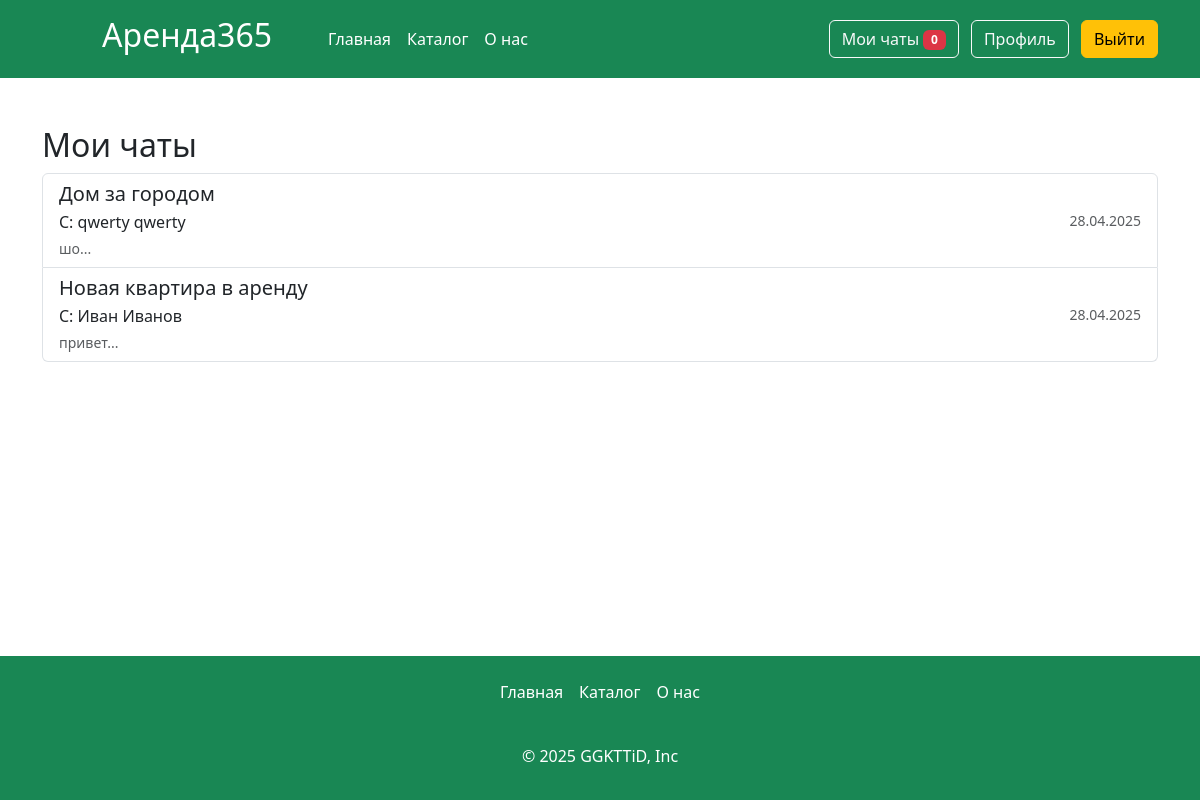
The app's page /my_chats (signed in), older data.
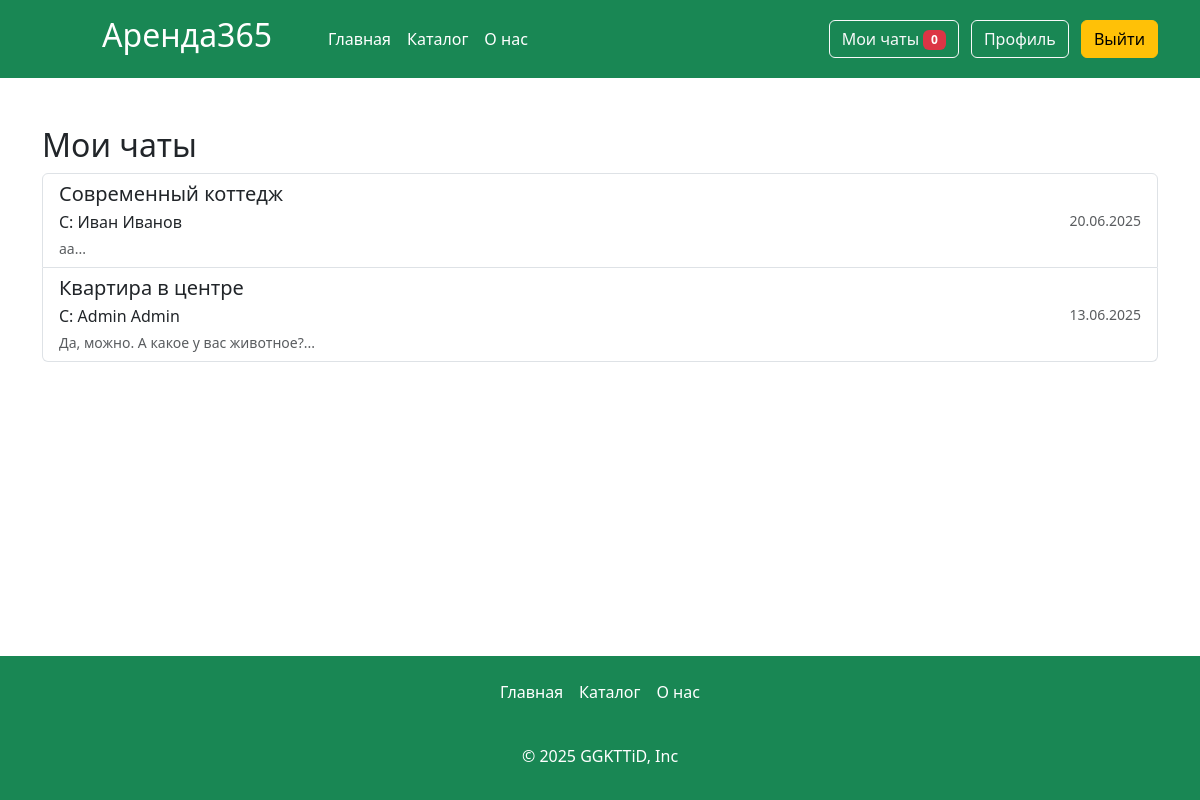
The same page, newer data.
### app.py (models this page shows, shortened)
class Articles(db.Model):
    id = db.Column(db.Integer,primary_key=True)
    title = db.Column(db.String(100))
    text = db.Column(db.Text)
    image_name = db.Column(db.String(100))
    category = db.Column(db.String(100))
    price = db.Column(db.Integer)
    floor = db.Column(db.Integer)
    entrance = db.Column(db.Integer)
    type_app = db.Column(db.String(100))
    address= db.Column(db.String(100))
    count_rooms = db.Column(db.Integer)
    hide = db.Column(db.Boolean, default=True)
    created_at = db.Column(db.DateTime, default=datetime.now)
    id_user = db.Column(db.Integer, db.ForeignKey('users.id'))
    orders = db.relationship('Orders', backref='article', lazy=True)
    images = db.relationship('Image', backref='article', lazy=True, cascade="all, delete-orphan")

class Messages(db.Model):
    id = db.Column(db.Integer, primary_key=True)
    content = db.Column(db.Text, nullable=False)
    timestamp = db.Column(db.DateTime, default=datetime.now)
    sender_id = db.Column(db.Integer, db.ForeignKey('users.id'), nullable=False)
    recipient_id = db.Column(db.Integer, db.ForeignKey('users.id'), nullable=False)
    article_id = db.Column(db.Integer, db.ForeignKey('articles.id'), nullable=False)
    is_read = db.Column(db.Boolean, default=False)
    sender = db.relationship('Users', foreign_keys=[sender_id])
    recipient = db.relationship('Users', foreign_keys=[recipient_id])
    article = db.relationship('Articles')

### app.py (the view)
@app.route('/my_chats')
def my_chats():
    current_user = Users.query.filter_by(email=session['name']).first()
    chat_combinations = db.session.query(
        Messages.article_id,
        case(
            (Messages.sender_id == current_user.id, Messages.recipient_id),
            else_=Messages.sender_id
        ).label('interlocutor_id')
    ).filter(
        or_(
            Messages.sender_id == current_user.id,
            Messages.recipient_id == current_user.id
        )
    ).distinct().all()
    chats = []
    for combo in chat_combinations:
        article = Articles.query.get(combo.article_id)
        interlocutor = Users.query.get(combo.interlocutor_id)
        unread_count = Messages.query.filter(
            Messages.article_id == combo.article_id,
            Messages.sender_id == combo.interlocutor_id,
            Messages.recipient_id == current_user.id,
            Messages.is_read == False
        ).count()
        last_message = Messages.query.filter(
            or_(
                and_(
                    Messages.sender_id == current_user.id,
                    Messages.recipient_id == combo.interlocutor_id,
                    Messages.article_id == combo.article_id
                ),
                and_(
                    Messages.sender_id == combo.interlocutor_id,
                    Messages.recipient_id == current_user.id,
                    Messages.article_id == combo.article_id
                )
            )
        ).order_by(Messages.timestamp.desc()).first()
        chats.append({
            'article_id': combo.article_id,
            'article_title': article.title,
            'interlocutor_id': combo.interlocutor_id,
            'interlocutor_name': f"{interlocutor.name} {interlocutor.surname}",
            'unread_count': unread_count,
            'last_message_preview': last_message.content[:50] + "..." if last_message else "",
            'last_message_time': last_message.timestamp if last_message else None
        })
    chats.sort(key=lambda x: x['last_message_time'] or datetime.min, reverse=True)
    return render_template('my_chats.html', chats=chats)

### app.py (called while the page is built)
@app.context_processor
def inject_unread_messages():
    if 'name' in session:
        current_user = Users.query.filter_by(email=session['name']).first()
        unread_count = Messages.query.filter_by(recipient_id=current_user.id, is_read=False).count()
        return dict(unread_messages=unread_count)
    return dict(unread_messages=0)

@app.context_processor
def inject_user():
    def get_user_name():
        if 'name' in session:
            return Users.query.filter_by(email=session['name']).first()
    return dict(active_user=get_user_name())

@app.context_processor
def inject_unread_count():
    if 'name' in session:
        user = Users.query.filter_by(email=session['name']).first()
        if user:
            unread_count = Notification.query.filter_by(user_id=user.id, is_read=False).count()
            return dict(unread_notifications=unread_count)
    return dict(unread_notifications=0)

### templates/my_chats.html (shortened to what this page needs)
{% extends 'base.html' %}
{% block main %}
<main>
    <div class="container my-5">
        <h2>Мои чаты</h2>
        {% if not chats %}
        <div class="alert alert-info">У вас пока нет активных чатов</div>
        {% else %}
        <div class="list-group">
            {% for chat in chats %}
            <a href="{{ url_for('chat', article_id=chat.article_id, recipient_id=chat.interlocutor_id) }}"
               class="list-group-item list-group-item-action">
                <div class="d-flex justify-content-between align-items-center">
                    <div>
                        <h5 class="mb-1">{{ chat.article_title }}</h5>
                        <p class="mb-1">С: {{ chat.interlocutor_name }}</p>
                        {% if chat.last_message_preview %}
                        <p class="mb-0 text-muted small">{{ chat.last_message_preview }}</p>
                        {% endif %}
                    </div>
                    <div class="text-end">
                        {% if chat.last_message_time %}
                        <div class="text-muted small">
                            {{ chat.last_message_time.strftime('%d.%m.%Y') }}
                        </div>
                        {% endif %}
                    </div>
                </div>
            </a>
            {% endfor %}
        </div>
        {% endif %}
    </div>
</main>
{% endblock %}

Row changes from the older to the newer data that the page shows:
no longer on this page (row edited): Articles: article_title "Дом за городом", interlocutor_name "qwerty qwerty", last_message_preview "шо...", last_message_time "28.04.2025"
no longer on this page (row edited): Articles: article_title "Новая квартира в аренду", interlocutor_name "Иван Иванов", last_message_preview "привет...", last_message_time "28.04.2025"
added Articles: article_title "Современный коттедж", interlocutor_name "Иван Иванов", last_message_preview "аа...", last_message_time "20.06.2025"
added Articles: article_title "Квартира в центре", interlocutor_name "Admin Admin", last_message_preview "Да, можно. А какое у вас животное?...", last_message_time "13.06.2025"
